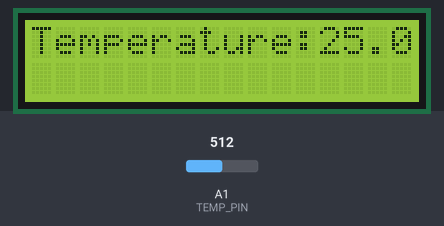
Bench run of a sketch on a simulated Arduino Uno, built with avr-gcc and run on an emulated ATmega328P. On the bench: 16×2 character LCD. Inputs (shaded band) come from the test bench; at power-on: A1 (TEMP_PIN) = 512.

Above: at 4.2 s.
4.3 s: A1 (TEMP_PIN) set to 716
At 5.6 s:
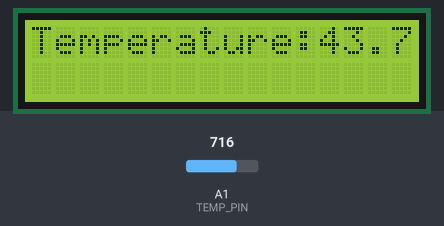
5.9 s: A1 (TEMP_PIN) set to 900
At 7.2 s:
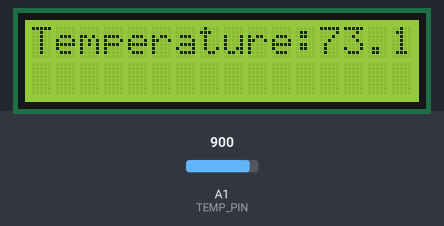
7.5 s: A1 (TEMP_PIN) set to 1023
At 9.0 s:
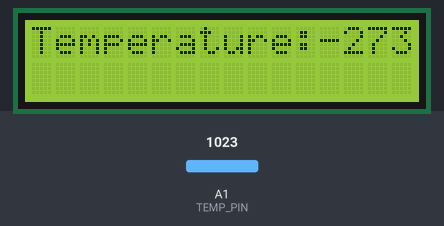
Timing chart, 0 to 10.5 s (numbered marks = the images above; inputs shaded):
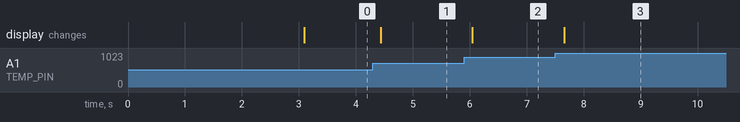

Measured:
- after the input at 4.3 s, the display: changes after 0.14 s (image 1)
- after the input at 5.9 s, the display: changes after 0.15 s (image 2)
- after the input at 7.5 s, the display: changes after 0.16 s (image 3)

The sketch:

Esercizio6.ino
```cpp
#include <math.h>
#include <LiquidCrystal_PCF8574.h>

LiquidCrystal_PCF8574 lcd(0x27);

const int TEMP_PIN = A1;
const int B = 4275;
const long int R0 = 100000;
const float T0 = 298.15; //25 °C -> °K

void setup() {
  lcd.begin(16, 2);
  lcd.setBacklight(255);
  lcd.home();
  lcd.clear();
  lcd.print("Esercizio 6");
  delay(3000);
}

void loop() {
  int a = analogRead(TEMP_PIN);
  float R = ((1023.0 / a) - 1) * R0;
  float temp = 1 / ((log(R / R0) / B) + (1 / T0));   //°K
  temp = temp - 273.15; //°C
  lcd.clear();
  lcd.print("Temperature:");
  lcd.print(temp, 1);
  delay(250);
}
```
